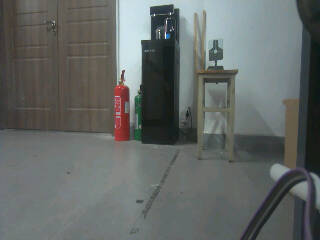
#> input picture k230/tools/laser_samples/wall_off_20261021_202001/raw/frame_0003.jpg, 320 x 240 px; its folder holds only this picture in this run
$ python calib_laser.py --image ../tools/laser_samples/wall_off_20261021_202001/raw/frame_0003.jpg
#> lines starting #> are read from the running program, lines starting #| are printed output that depends on the picture; after the words box and inside, x2 and y2 are one past the last pixel; in counts of white or black regions, pixels touching at a corner belong together
#!/usr/bin/env python3
# -*- coding: utf-8 -*-
"""
calib_laser.py —— 激光光斑视觉标定（PC 端，ON/OFF 主动差分）
=============================================================

为什么在 PC 上做标定
--------------------
板端 `find_blobs` 实测有 ~12ms 固定开销（与 ROI 大小基本无关），
而标定只需要**做一次**，放在 PC 上可以用 OpenCV 做最稳的那套。

当前硬件：**激光常亮，GPIO5 已弃用**（2026-10-22 用户确认），所以默认
走"单帧 LAB + 人工点选"：
    抓一帧 → LAB 红点候选 → 弹出窗口用鼠标点一下光斑 → 写 laser_calib.json
这一步只需要一次，人工点选比任何阈值都可靠。

如果以后激光接到可控开关（或 ESP32 GPIO 恢复），可以加 `--pair`：
    |ON - OFF| 帧差 → 阈值 → 形态学 → 连通域 → 亚像素质心
这是主动照明（lock-in）标准做法：背景/红物/环境光全部抵消，最稳，
但要求能可靠地关掉激光。

用法
----
1) 抓一帧标定（默认，激光常亮；需要 K230 USB，云台保持不动）：

    cd k230
    python3 scripts/calib_laser.py --grab --push

2) 已经有一张图：

    python3 scripts/calib_laser.py --image on.jpg --push

3) 手动给坐标（坐标是 640x480 原图）：

    python3 scripts/calib_laser.py --x 408 --y 278 --push

4) 可控激光时做 ON/OFF 主动差分（更稳）：

    python3 scripts/calib_laser.py --grab --pair --esp-port /dev/ttyUSB0 --push

5) 多距离拟合 `spot = c + k·s`（s=靶纸表观边长，px）：

    python3 scripts/calib_laser.py --fit points.json
    # points.json = [{"x":408,"y":278,"s":42}, {"x":392,"y":271,"s":78}]

输出
----
默认写 `k230/live/laser_calib.json`，`--push` 再推到板端
`/sdcard/laser_calib.json`。板端 `board/laser_aim.py` 启动时读它。

注意
----
- 抓图会占用 K230 串口；先 `bash scripts/mode.sh debug`（工作模式下 REPL 被代理占用）；
- 同一串口不能同时给 `k230tool live` / CanMV IDE 用；
- 标定时光斑要落在画面内、云台不要动；换距离/角度后视觉上确认一次。
"""

from __future__ import annotations

import argparse
import json
import sys
import time
from pathlib import Path

import numpy as np

try:
    import cv2
except ImportError:
    sys.exit("需要 opencv-python：pip3 install opencv-python")

ROOT = Path(__file__).resolve().parent.parent          # k230/
sys.path.insert(0, str(ROOT))

DEFAULT_OUT = ROOT / "live" / "laser_calib.json"
BOARD_CALIB = "/sdcard/laser_calib.json"


# ------------------------------------------------------------------ 基础
def _log(msg: str) -> None:
    print("[calib] %s" % msg, flush=True)


def load_img(path: str) -> np.ndarray:
    img = cv2.imread(str(path), cv2.IMREAD_COLOR)
#> img is the input picture: shape (240, 320, 3); mean B, G, R 102.3, 104.4, 99.8
    if img is None:
        raise SystemExit("读不到图片：%s" % path)
    return img


def _scale_to_coord(x: float, y: float, img_w: int, img_h: int,
                    cw: int, ch: int):
    return (x * cw / float(img_w), y * ch / float(img_h))


# ------------------------------------------------------------------ 差分检测
# [42 lines left out: function detect_diff, not called in this run]


# ------------------------------------------------------------------ 单帧兜底
def detect_single(img: np.ndarray, a_min: int = 150, l_min: int = 40,
                  min_area: int = 3, max_area: int = 800,
                  max_side: int = 80):
    """单帧 LAB 红点检测（兜底）。a_min=165 约等于 a*≈37（OpenCV 偏移 128）。

    排序用 **a_max** 而不是面积：真激光核心 a* 能到 200+（实测 205），
    红色杂物一般 160~185；面积只作为弱约束。
    """
#> called with a_min = 150, l_min = 40, min_area = 3, max_area = 800, max_side = 80
    lab = cv2.cvtColor(img, cv2.COLOR_BGR2LAB)
#> lab: shape (240, 320, 3); mean of channels 0, 1, 2 110.3, 125.9, 128.7
    ll, a, _b = cv2.split(lab)
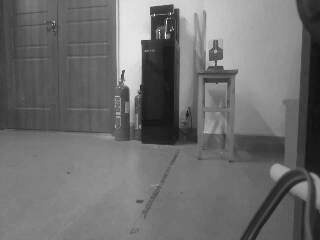
#> ll: shape (240, 320); min 12, max 254, mean 110.3
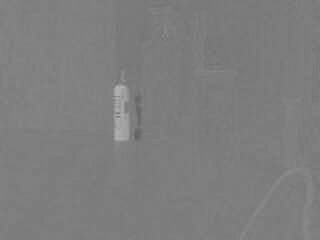
#> a: shape (240, 320); min 98, max 182, mean 125.9
    mask = ((a >= int(a_min)) & (cv2.cvtColor(img, cv2.COLOR_BGR2GRAY) >= int(l_min)))
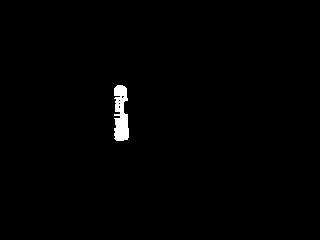
#> mask: shape (240, 320) bool; 0.83% white; 1 white region, box (x1, y1, x2, y2) and area: (114, 85, 129, 141) 641
    mask = (mask.astype(np.uint8) * 255)
    # 不做 open（会把 5~10px 光斑的细阈值环抹掉），只 close 连成一块；
    # 5x5 是为了把被 JPEG 压断成 2~3 块的光斑重新合成一个连通域
    mask = cv2.morphologyEx(mask, cv2.MORPH_CLOSE, np.ones((5, 5), np.uint8))
#> mask: shape (240, 320); 0.89% white; 1 white region, box (x1, y1, x2, y2) and area: (114, 85, 129, 141) 687
    bb, gg, rr = cv2.split(img.astype(np.int16))
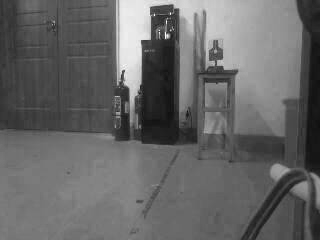
#> bb: shape (240, 320) int16; min 15, max 255, mean 102.3
    mn = np.minimum(np.minimum(bb, gg), rr)
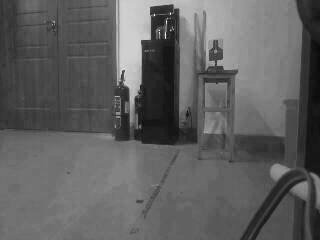
#> mn: shape (240, 320) int16; min 8, max 251, mean 95.9
    n, lab_img, stats, _c = cv2.connectedComponentsWithStats(mask, 8)
#> n = 2; stats = [[0, 0, 320, 240, 76113], [114, 85, 15, 56, 687]]
    out = []
    for i in range(1, n):
        x, y, w, h, area = [int(v) for v in stats[i]]
        if area < min_area or area > max_area:
            continue
        if w > max_side or h > max_side:
            continue
        ys, xs = np.where(lab_img[y:y + h, x:x + w] == i)
        if len(xs) == 0:
            continue
        av = a[y:y + h, x:x + w][ys, xs].astype(np.float32)
        wt = np.clip(av - 128.0, 0.0, None)
        sw = float(wt.sum())
        if sw <= 0:
            continue
        cx = float((xs * wt).sum() / sw) + x
        cy = float((ys * wt).sum() / sw) + y
        amax = float(av.max())
        amean = float(av.mean())
        compact = area / float(max(1, w * h))
        # 过曝白核：激光中心常被曝光打成 L≈255、三通道都>=200；
        # 红色印刷品/电缆没有这个特征。它只参与排序，不参与阈值。
        hot = int((((ll[y:y + h, x:x + w][ys, xs] >= 240) &
                    (mn[y:y + h, x:x + w][ys, xs] >= 200))).sum())
        score = ((amax - 128.0) * 3.0 + compact * 20.0 - area * 0.02
                 + (40.0 if hot >= 1 else 0.0))
        out.append({"x": cx, "y": cy, "area": area, "w": w, "h": h,
                    "peak": amax, "mean": amean, "compact": compact,
                    "score": score})
#> this loop made 1 pass
#> (x, y, w, h, area, sw, cx, cy) on pass 1: (114, 85, 15, 56, 687, 22372, 120.3, 114.1)
#> after the loop, out = 1 item
    out.sort(key=lambda c: -c["score"])
    return out, mask


# ------------------------------------------------------------------ GUI
class _Picker:
    """点选 + 确认。Enter/Space 接受，鼠标左键改点，r 重跑，q 退出。"""

    def __init__(self, title: str):
        self.title = title
        self.pt = None
        self.done = False
        self.rerun = False
        self.quit = False

    def _on_mouse(self, event, x, y, flags, param):
        if event == cv2.EVENT_LBUTTONDOWN:
            self.pt = (float(x), float(y))

    def run(self, view: np.ndarray, init_pt=None):
        self.pt = tuple(init_pt) if init_pt is not None else None
        cv2.namedWindow(self.title, cv2.WINDOW_AUTOSIZE)
        cv2.setMouseCallback(self.title, self._on_mouse)
        while True:
            canvas = view.copy()
            if self.pt is not None:
                x, y = int(round(self.pt[0])), int(round(self.pt[1]))
                cv2.drawMarker(canvas, (x, y), (0, 255, 255),
                               cv2.MARKER_CROSS, 24, 2)
                cv2.circle(canvas, (x, y), 14, (0, 255, 255), 2)
                cv2.putText(canvas, "click to adjust, Enter=OK, r=redo, q=quit",
                            (8, canvas.shape[0] - 10), cv2.FONT_HERSHEY_SIMPLEX,
                            0.5, (0, 255, 255), 1, cv2.LINE_AA)
            cv2.imshow(self.title, canvas)
            key = cv2.waitKey(30) & 0xFF
            if key in (13, 10, 32):          # Enter / Space
                self.done = True
                break
            if key in (ord("q"), 27):
                self.quit = True
                break
            if key == ord("r"):
                self.rerun = True
                break
        cv2.destroyWindow(self.title)
        return self.pt


def _annotate(img: np.ndarray, cands, chosen: int = 0) -> np.ndarray:
    out = img.copy()
    for i, c in enumerate(cands[:5]):
        x, y = int(round(c["x"])), int(round(c["y"]))
        color = (0, 255, 0) if i == chosen else (128, 128, 128)
        cv2.drawMarker(out, (x, y), color, cv2.MARKER_CROSS, 18, 2)
        cv2.putText(out, "#%d %.0f" % (i + 1, c["score"]),
                    (x + 8, y - 8), cv2.FONT_HERSHEY_SIMPLEX, 0.45, color, 1,
                    cv2.LINE_AA)
        cv2.rectangle(out, (x - 12, y - 12), (x + 12, y + 12), color, 1)
    return out


# ------------------------------------------------------------------ 抓一对 ON/OFF
# [139 lines left out: functions _esp_send, grab_frames, fit_points, write_calib, push_calib, not called in this run]


# ------------------------------------------------------------------ main
def main() -> int:
    ap = argparse.ArgumentParser(description="激光光斑视觉标定（ON/OFF 差分）")
    ap.add_argument("--on", help="激光 ON 的单帧图片")
    ap.add_argument("--off", help="激光 OFF 的单帧图片（与 --on 同机位）")
    ap.add_argument("--image", help="只有一张 ON 图时用（LAB 单帧兜底）")
    ap.add_argument("--x", type=float, help="手动光斑 x（640x480 原图坐标）")
    ap.add_argument("--y", type=float, help="手动光斑 y")
    ap.add_argument("--fit", help="多点拟合 JSON： [{x,y,s}, ...]")
    ap.add_argument("--grab", action="store_true",
                    help="从板子抓图（默认抓一帧；--pair 时抓 ON/OFF）")
    ap.add_argument("--pair", action="store_true",
                    help="ON/OFF 主动差分（需要能可靠关掉激光）")
    ap.add_argument("--port", default=None, help="K230 串口，默认自动")
    ap.add_argument("--esp-port", default=None,
                    help="ESP32 串口（如 /dev/ttyUSB0），不填则手动开关激光")
    ap.add_argument("--manual", action="store_true",
                    help="手动开关激光（每步按回车），不用 ESP32 串口")
    ap.add_argument("--no-gui", action="store_true", help="无窗口，自动接受最佳候选")
    ap.add_argument("--out", default=str(DEFAULT_OUT), help="输出 JSON")
    ap.add_argument("--push", action="store_true", help="推到 /sdcard/laser_calib.json")
    ap.add_argument("--coord-w", type=int, default=640, help="输出坐标宽")
    ap.add_argument("--coord-h", type=int, default=480, help="输出坐标高")
    ap.add_argument("--s", type=float, default=0.0,
                    help="本次标定的靶纸表观边长 px（用于 k·s 拟合）")
    args = ap.parse_args()

    out = Path(args.out)

    # ---- 多点拟合
    if args.fit:
        pts = json.loads(Path(args.fit).read_text())
        d = fit_points(pts)
        write_calib(out, d["x"], d["y"], d["kx"], d["ky"], d["ref"],
                    method="fit", extra={"resid": round(d["resid"], 3),
                                         "n": d["n"]})
        if args.push:
            push_calib(out, args.port)
        return 0

    # ---- 手动坐标
    if args.x is not None and args.y is not None:
        write_calib(out, args.x, args.y, ref=args.s, method="manual")
        if args.push:
            push_calib(out, args.port)
        return 0

    # ---- 取图
    on = off = None
    if args.on and args.off:
        on, off = load_img(args.on), load_img(args.off)
    elif args.image:
        on = load_img(args.image)
    elif args.grab or (not args.on and not args.off and not args.image):
        esp_port = args.esp_port
        if args.pair and esp_port is None and not args.manual:
            for cand in ("/dev/ttyUSB0", "/dev/ttyACM1", "/dev/ttyUSB1"):
                if Path(cand).exists():
                    esp_port = cand
                    break
            if esp_port is None:
                _log("没找到 ESP32 串口 -> 改为手动开关激光（每步按回车）")
                args.manual = True
        if not args.pair:
            _log("单帧模式（激光常亮）：抓一帧后窗口里点一下光斑")
        on, off = grab_frames(args.port, pair=args.pair,
                              esp_port=esp_port, manual=args.manual)
        cv2.imwrite(str(ROOT / "live" / "calib_on.jpg"), on)
        _log("原图已存 live/calib_on.jpg")
        if off is not None:
            cv2.imwrite(str(ROOT / "live" / "calib_off.jpg"), off)
            _log("OFF 图已存 live/calib_off.jpg")
    else:
        ap.error("需要 --grab / --on+--off / --image / --x+--y / --fit 之一")

    # ---- 检测
    diff_mask = None
    if off is not None:
        cands, diff_mask = detect_diff(on, off)
        mode = "diff"
    else:
        cands, diff_mask = detect_single(on)
#> cands = 1 item
        mode = "single"
    if not cands:
        raise SystemExit("没检出候选；检查激光是否真的亮了/画面是否过曝")

    # 坐标从图片尺寸换算到输出坐标系
    ih, iw = on.shape[:2]
#> ih = 240; iw = 320
    for c in cands:
        c["x"], c["y"] = _scale_to_coord(c["x"], c["y"], iw, ih,
                                         args.coord_w, args.coord_h)
#> this loop made 1 pass
    best = cands[0]
#> best = 9 items
    _log("候选 %d 个，最佳 (%.1f, %.1f) score=%.1f" %
         (len(cands), best["x"], best["y"], best["score"]))

    # ---- GUI 确认
    pt = (best["x"], best["y"])
#> pt = (240.5, 228.1)
    if not args.no_gui:
        try:
            view = _annotate(on, cands, 0)
#> the loop in _annotate, `for i, c in enumerate(cands[:5]):` made 1 pass
#> (x, y, color) on pass 1: (241, 228, (0, 255, 0))
#> after the loop in _annotate, `for i, c in enumerate(cands[:5]):`:
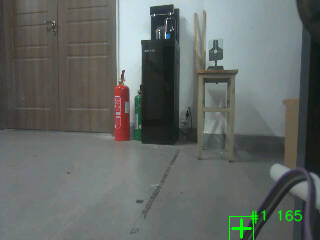
#> out: shape (240, 320, 3); 0.64% of pixels changed, all inside (x1, y1, x2, y2) = (229, 209, 303, 240)
            if diff_mask is not None:
                dm = cv2.cvtColor(diff_mask, cv2.COLOR_GRAY2BGR)
                h = min(view.shape[0], dm.shape[0])
#> h = 240
                view = np.vstack([view, dm[:h]])
            picker = _Picker("laser calib: click the spot")
            got = picker.run(view, init_pt=(best["x"] * iw / args.coord_w,
                                            best["y"] * ih / args.coord_h))
#> in run, `cv2.putText(canvas, "click to adjust, Enter=OK, r=redo, q=quit", (8, c..`:
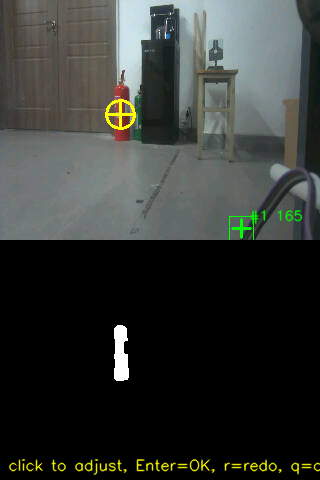
#> canvas: shape (480, 320, 3); mean B, G, R 51.9, 55.4, 52.5
#> (key q is pressed here)
#> got = (120.3, 114.1)
            if picker.quit:
                _log("已取消")
                return 1
            if got is not None:
                pt = _scale_to_coord(got[0], got[1], iw, ih,
                                     args.coord_w, args.coord_h)
            if picker.rerun:
                _log("r 重跑：请重新执行本命令（不做半自动重试）")
                return 1
        except cv2.error as e:
            _log("无窗口环境（%s），自动接受最佳候选；需要人工确认请加显示环境" % e)

    d = write_calib(out, pt[0], pt[1], ref=args.s, method=mode)
    if args.push:
        push_calib(out, args.port)
    else:
        _log("下一步：python3 scripts/calib_laser.py --push 或手动 push 到 %s"
             % BOARD_CALIB)
    return 0


if __name__ == "__main__":
#> (the run stopped early here; a loop or call above may not have finished)
